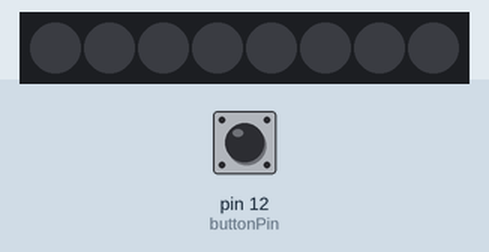
Simulated run of this sketch. Board: Arduino Uno, built with avr-gcc and run on an emulated ATmega328P. Parts: 8 RGB LEDs in strip order, left to right. The inputs (shaded band) are chosen by the test bench; at power-on: pin 12 (buttonPin) HIGH.

Above: at 1.2 s.
1.3 s: pin 12 (buttonPin) pulled LOW for 0.15 s
At 1.7 s:
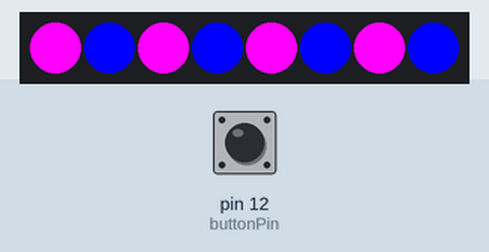
2.9 s: pin 12 (buttonPin) pulled LOW for 1 s
At 4.2 s:
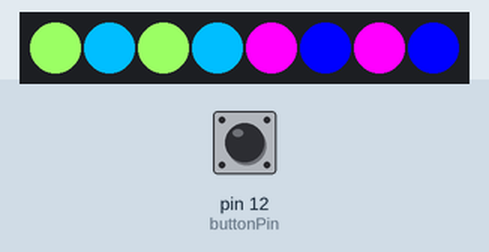
5.4 s: pin 12 (buttonPin) pulled LOW for 0.15 s
At 6.0 s:
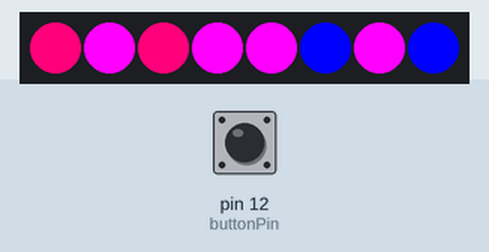
7.0 s: pin 12 (buttonPin) pulled LOW for 3.2 s
At 7.3 s:
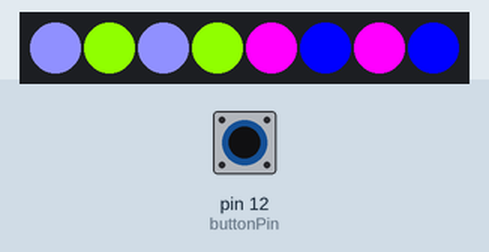
11.7 s: pin 12 (buttonPin) pulled LOW for 0.15 s
At 12.0 s:
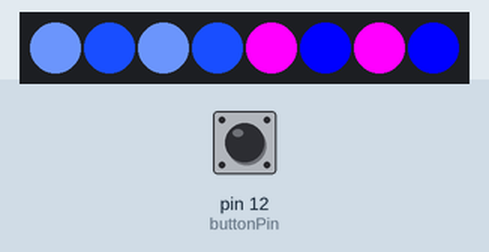
13.3 s: pin 12 (buttonPin) pulsed LOW 5 times (0.12 s each, 0.3 s apart)
At 14.05 s:
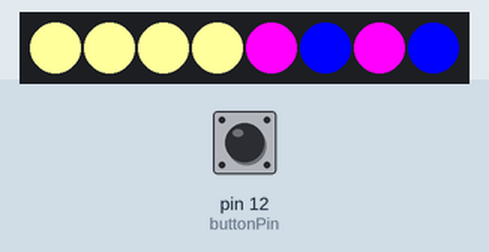
Timing chart, 0 to 16.3 s (numbered marks = the images above; inputs shaded):
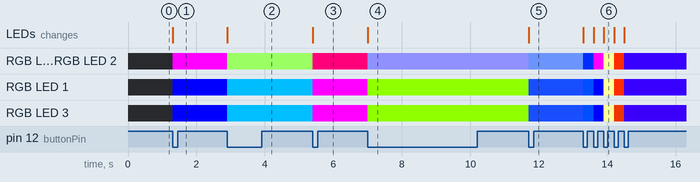

The sketch:

GOTIT.ino
```cpp
#include <Adafruit_NeoPixel.h>

#define PIN 13


const int buttonPin = 12;     // the number of the pushbutton pin
int dataPin = 13;


int oldButtonVal = 0;

int nPatterns = 13;
int lightPattern = 1;

// variables will change:
int buttonState = 0;         // variable for reading the pushbutton status

// Don't forget to connect the ground wire to Arduino ground,
// and the +5V wire to a +5V supply


// Set the first variable to the NUMBER of pixels. 25 = 25 pixels in a row
Adafruit_NeoPixel strip = Adafruit_NeoPixel(8, PIN, NEO_GRB + NEO_KHZ800);

// Optional: leave off pin numbers to use hardware SPI
// (pinout is then specific to each board and can't be changed)
//WS2801 strip = WS2801(25);

void setup() {

    strip.begin();
    strip.show();                // initialize all pixels to 'off'
// initialize the BUTTON pin as an input
    pinMode(buttonPin, INPUT);
    digitalWrite(buttonPin, HIGH);  // button pin is HIGH, so it drops to 0 if pressed
}


  // initialize the pushbutton pin as an input:


  // Update LED contents, to start they are all 'off'


void loop() {
  // Some example procedures showing how to display to the pixels

   // read the state of the pushbutton value:
  buttonState = digitalRead(buttonPin);

  // check if the pushbutton is pressed.
  // if it is, the buttonState is HIGH:
   int buttonVal = digitalRead(buttonPin);

  if (buttonVal == LOW && oldButtonVal == HIGH) {// button has just been pressed
    lightPattern = lightPattern + 1;
  }
  if (lightPattern > nPatterns) lightPattern = 1;
  oldButtonVal = buttonVal;

  switch(lightPattern) {
    case 1:
      pattern1();
      break;
    case 2:
      pattern2();
      break;
      case 3:
      pattern3();
      break;
    case 4:
      pattern4();
      break;
      case 5:
      pattern5();
      break;
    case 6:
      pattern6();
      break;
      case 7:
      pattern7();
      break;
    case 8:
      pattern8();
      break;
      case 9:
      pattern9();
      break;
    case 10:
      pattern10();
      break;
      case 11:
      pattern11();
      break;
    case 12:
      pattern12();
      break;
    case 13:
      pattern13();
      break;
  }
}void pattern1() {
     strip.setPixelColor(0, LOW);
     strip.setPixelColor(1, LOW);
     strip.show();   // write all the pixels out
  } void pattern2() {
     strip.setPixelColor(0, Color(255,0,255));
     strip.setPixelColor(1, Color(0,0,255));
     strip.setPixelColor(2, Color(255,0,255));
     strip.setPixelColor(3, Color(0,0,255));
     strip.setPixelColor(4, Color(255,0,255));
     strip.setPixelColor(5, Color(0,0,255));
     strip.setPixelColor(6, Color(255,0,255));
     strip.setPixelColor(7, Color(0,0,255));
     strip.show();   // write all the pixels out
  }  void pattern3() {
       strip.setPixelColor(0, Color(155,255,100));
     strip.setPixelColor(1, Color(0,190,255));
     strip.setPixelColor(2, Color(155,255,100));
     strip.setPixelColor(3, Color(0,190,255));
     strip.show();   // write all the pixels out
  }  void pattern4() {
  strip.setPixelColor(0, Color(255,0,122));
     strip.setPixelColor(1, Color(255,0,255));
     strip.setPixelColor(2, Color(255,0,122));
     strip.setPixelColor(3, Color(255,0,255));
     strip.show();   // write all the pixels out
    } void pattern5() {//circus
       strip.setPixelColor(0, Color(144,144,255));
     strip.setPixelColor(1, Color(144,255,0));
     strip.setPixelColor(2, Color(144,144,255));
     strip.setPixelColor(3, Color(144,255,0));
     strip.show();   // write all the pixels out
  }  void pattern6() {//rain
       strip.setPixelColor(0, Color(104,144,244));
     strip.setPixelColor(1, Color(25,78,255));
     strip.setPixelColor(2, Color(104,144,244));
     strip.setPixelColor(3, Color(25,78,255));
     strip.show();   // write all the pixels out
  }  void pattern7() {
    strip.setPixelColor(0, Color(0,44,244));
     strip.setPixelColor(1, Color(0,78,255));
     strip.setPixelColor(2, Color(0,44,244));
     strip.setPixelColor(3, Color(0,78,255));
     strip.show();   // write all the pixels out
    } void pattern8() {
      strip.setPixelColor(0, Color(255,0,255));
     strip.setPixelColor(1, Color(0,0,255));
     strip.setPixelColor(2, Color(255,0,255));
     strip.setPixelColor(3, Color(0,0,255));
     strip.show();   // write all the pixels out
  }  void pattern9() {
       strip.setPixelColor(0, Color(255,255,155));
     strip.setPixelColor(1, Color(255,255,155));
     strip.setPixelColor(2, Color(255,255,155));
     strip.setPixelColor(3, Color(255,255,155));
     strip.show();   // write all the pixels out
  }  void pattern10() {
       strip.setPixelColor(0, Color(255,45,0));
     strip.setPixelColor(1, Color(255,45,0));
     strip.setPixelColor(2, Color(255,45,0));
     strip.setPixelColor(3, Color(200,45,0));
     strip.show();   // write all the pixels out
    } void pattern11() {
      strip.setPixelColor(0, Color(55,0,255));
     strip.setPixelColor(1, Color(55,0,255));
     strip.setPixelColor(2, Color(55,0,255));
     strip.setPixelColor(3, Color(55,0,235));
     strip.show();   // write all the pixels out
  }  void pattern12() {
      strip.setPixelColor(0, Color(104,144,244));
     strip.setPixelColor(1, Color(25,78,255));
     strip.setPixelColor(2, Color(104,144,244));
     strip.setPixelColor(3, Color(25,78,255));
     strip.show();   // write all the pixels out
     }void pattern13() {
     strip.setPixelColor(0, LOW);
     strip.setPixelColor(1, LOW);
      strip.setPixelColor(2, LOW);
     strip.setPixelColor(3
     , LOW);
     strip.show();   // write all the pixels out


  }


void rainbow(uint8_t wait) {
  int i, j;

  for (j=0; j < 256; j++) {     // 3 cycles of all 256 colors in the wheel
    for (i=0; i < strip.numPixels(); i++) {
      strip.setPixelColor(i, Wheel( (i + j) % 255));
    }
    strip.show();   // write all the pixels out
    delay(wait);
  }
}

// Slightly different, this one makes the rainbow wheel equally distributed
// along the chain
void rainbowCycle(uint8_t wait) {
  int i, j;

  for (j=0; j < 256 * 5; j++) {     // 5 cycles of all 25 colors in the wheel
    for (i=0; i < strip.numPixels(); i++) {
      // tricky math! we use each pixel as a fraction of the full 96-color wheel
      // (thats the i / strip.numPixels() part)
      // Then add in j which makes the colors go around per pixel
      // the % 96 is to make the wheel cycle around
      strip.setPixelColor(i, Wheel( ((i * 256 / strip.numPixels()) + j) % 256) );
    }
    strip.show();   // write all the pixels out
    delay(wait);
  }
}

// fill the dots one after the other with said color
// good for testing purposes
void colorWipe(uint32_t c, uint8_t wait) {
  int i;

  for (i=0; i < strip.numPixels(); i++) {
    strip.setPixelColor(i, c);
    strip.show();
    delay(wait);
  }
}

/* Helper functions */

// Create a 24 bit color value from R,G,B
uint32_t Color(byte r, byte g, byte b)
{
  uint32_t c;
  c = r;
  c <<= 8;
  c |= g;
  c <<= 8;
  c |= b;
  return c;
}

//Input a value 0 to 255 to get a color value.
//The colours are a transition r - g -b - back to r
uint32_t Wheel(byte WheelPos)
{
  if (WheelPos < 85) {
    return Color(WheelPos * 3, 255 - WheelPos * 3, 0);
  }
  else if (WheelPos < 170) {
    WheelPos -= 85;
    return Color(255 - WheelPos * 3, 0, WheelPos * 3);
  }
  else {
    WheelPos -= 170;
    return Color(0, WheelPos * 3, 255 - WheelPos * 3);
  }
}
```

Measured:
- after the input at 1.3 s, RGB LED 0, RGB LED 2: off → RGB(255, 0, 255) at once; RGB LED 1, RGB LED 3: off → RGB(0, 0, 255) at once; the LEDs: change at once (image 1)
- after the input at 2.9 s, RGB LED 0, RGB LED 2: RGB(255, 0, 255) → RGB(155, 255, 100) at once; RGB LED 1, RGB LED 3: RGB(0, 0, 255) → RGB(0, 190, 255) at once; the LEDs: change at once (image 2)
- after the input at 5.4 s, RGB LED 0, RGB LED 2: RGB(155, 255, 100) → RGB(255, 0, 122) at once; RGB LED 1, RGB LED 3: RGB(0, 190, 255) → RGB(255, 0, 255) at once; the LEDs: change at once (image 3)
- after the input at 7.0 s, RGB LED 0, RGB LED 2: RGB(255, 0, 122) → RGB(144, 144, 255) at once; RGB LED 1, RGB LED 3: RGB(255, 0, 255) → RGB(144, 255, 0) at once; the LEDs: change at once (image 4)
- after the input at 11.7 s, RGB LED 0, RGB LED 2: RGB(144, 144, 255) → RGB(104, 144, 244) at once; RGB LED 1, RGB LED 3: RGB(144, 255, 0) → RGB(25, 78, 255) at once; the LEDs: change at once (image 5)
